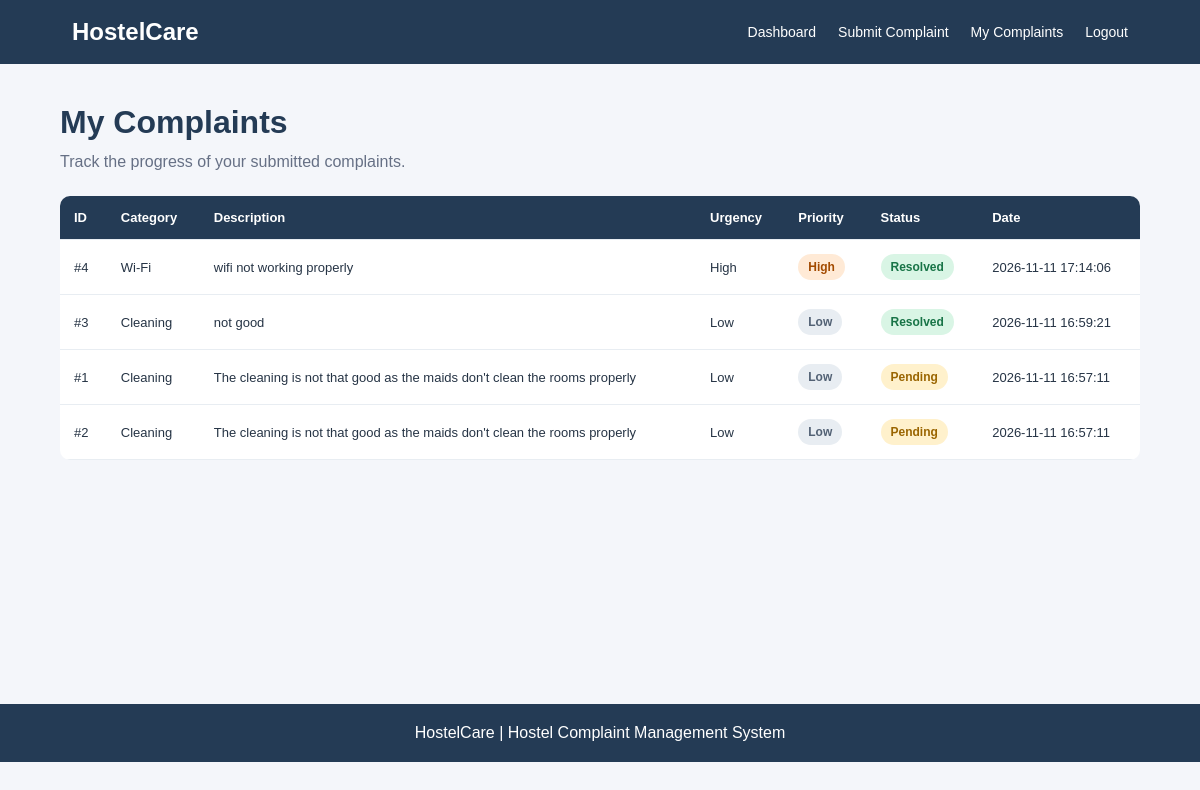
/my-complaints (signed in), run on the app's committed database.
### tables this page shows
CREATE TABLE complaints (
            id INTEGER PRIMARY KEY AUTOINCREMENT,
            user_id INTEGER NOT NULL,
            category TEXT NOT NULL,
            description TEXT NOT NULL,
            urgency TEXT NOT NULL,
            priority TEXT NOT NULL,
            status TEXT DEFAULT 'Pending',
            created_at TIMESTAMP DEFAULT CURRENT_TIMESTAMP,
            FOREIGN KEY(user_id) REFERENCES users(id)
        );

### app.py (the view)
@app.route("/my-complaints")
def my_complaints():
    if "user_id" not in session or session["role"] != "student":
        return redirect(url_for("login"))
    conn = get_db()
    complaints = conn.execute("""
        SELECT * FROM complaints
        WHERE user_id = ?
        ORDER BY created_at DESC
    """, (session["user_id"],)).fetchall()
    conn.close()
    return render_template(
        "my_complaints.html",
        complaints=complaints
    )

### app.py (called while the page is built)
def get_db():
    conn = sqlite3.connect(DB_PATH)
    conn.row_factory = sqlite3.Row
    conn.execute("PRAGMA foreign_keys = ON")
    return conn

### templates/my_complaints.html
{% extends "base.html" %}
{% block content %}
<h1>My Complaints</h1>
<p>Track the progress of your submitted complaints.</p>
{% if complaints %}
<div class="table-wrapper">
<table>
    <thead>
        <tr>
            <th>ID</th>
            <th>Category</th>
            <th>Description</th>
            <th>Urgency</th>
            <th>Priority</th>
            <th>Status</th>
            <th>Date</th>
        </tr>
    </thead>
    <tbody>
        {% for c in complaints %}
        <tr>
            <td>#{{ c.id }}</td>
            <td>{{ c.category }}</td>
            <td>{{ c.description }}</td>
            <td>{{ c.urgency }}</td>
            <td>
                <span class="priority {{ c.priority|lower }}">
                    {{ c.priority }}
                </span>
            </td>
            <td>
                <span class="status {{ c.status|lower|replace(' ', '-') }}">
                    {{ c.status }}
                </span>
            </td>
            <td>{{ c.created_at }}</td>
        </tr>
        {% endfor %}
    </tbody>
</table>
</div>
{% else %}
<div class="empty">
    <h3>No complaints submitted yet.</h3>
    <a href="{{ url_for('submit_complaint') }}">Submit your first complaint</a>
</div>
{% endif %}
{% endblock %}

### static/style.css (style rules this page uses)
* { margin: 0; padding: 0; box-sizing: border-box; font-family: Arial, sans-serif; }
body { background: #f4f6fa; color: #263445; min-height: 100vh; }
h1 { margin-bottom: 12px; color: #243b55; }
p { color: #667085; margin-bottom: 18px; }
.table-wrapper { width: 100%; overflow-x: auto; margin-top: 25px; background: white; border-radius: 10px; }
table { width: 100%; border-collapse: collapse; min-width: 850px; }
th, td { padding: 14px; text-align: left; border-bottom: 1px solid #e8edf2; font-size: 13px; }
th { background: #243b55; color: white; }
.status, .priority { display: inline-block; padding: 6px 10px; border-radius: 20px; font-size: 12px; font-weight: bold; }
.pending { background: #fff1cc; color: #9a6500; }
.resolved { background: #d9f5e5; color: #187447; }
.high { background: #ffead6; color: #a34b00; }
.low { background: #e8edf2; color: #526174; }

### data on the page
complaints: id "4", category "Wi-Fi", description "wifi not working properly", urgency "High", priority "High", status "Resolved", created_at "2026-11-11 17:14:06"
complaints: id "3", category "Cleaning", description "not good", urgency "Low", priority "Low", status "Resolved", created_at "2026-11-11 16:59:21"
complaints: id "1", category "Cleaning", description "The cleaning is not that good as the maids don't clean the rooms properly", urgency "Low", priority "Low", status "Pending", created_at "2026-11-11 16:57:11"
complaints: id "2", category "Cleaning", description "The cleaning is not that good as the maids don't clean the rooms properly", urgency "Low", priority "Low", status "Pending", created_at "2026-11-11 16:57:11"
